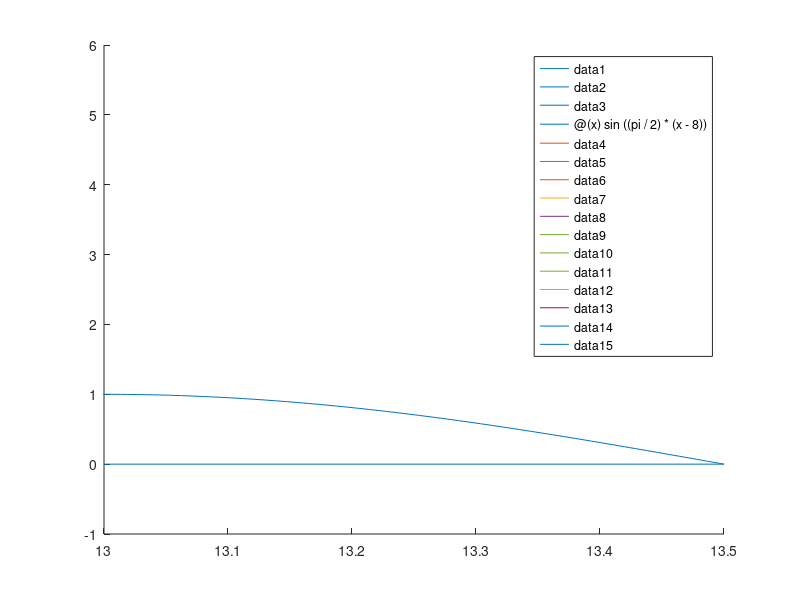

Write MATLAB code to recreate this figure.

hold on
line([1 5 5 1 1],[0 0 4 4 0])
line([3 4 4 3 3],[0 0 2 2 0])
line([0 6 3 0],[4 4 6 4])
fplot(@(x)sin((pi/2)*(x-8)),[8,9])
line([9 10],[1 1])
line([8 9],[0 0])
fplot(@(x)sqrt(0.5^2-(x-9.5)^2),[9 10])
fplot(@(x)-sqrt(0.5^2-(x-9.5)^2),[9 10])
fplot(@(x)sin((pi/2)*(x-10))+1,[10,11])
line([11 12],[2 2])
line([10 12],[0 0])
fplot(@(x)sqrt(0.5^2-(x-12.5)^2),[12,13])
fplot(@(x)-sqrt(0.5^2-(x-12.5)^2),[12,13])
fplot(@(x)sin((pi/2)*(x-11))+1,[12 13])
line([13 13.5],[0 0])
fplot(@(x)sin(pi*(x-12.5)),[13 13.5])